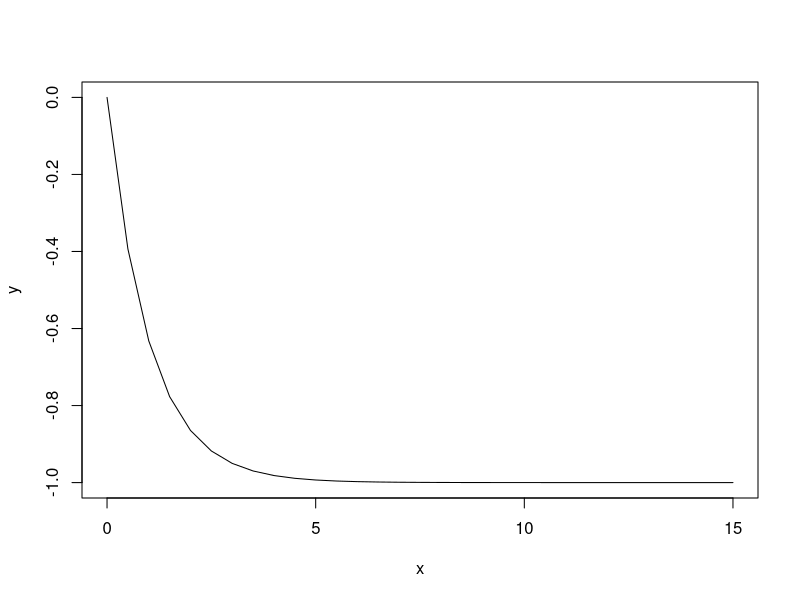

Recreate this plot in R.
## ---- chunk 1
x=seq(0.0,15.0,by=0.5)
y= exp(-x) -1
plot(x,y,"l")
## ---- chunk 2

df=data.frame(Outcome=c("Continuous","Binary or Categorical","Time-to-event"),
              Independant=c("t-test, ANOVA, Linear correlation, Linear regression",
                      "Odds-ratio/relative risks, Chi2 test, Multinomial/Logistic regression",
                      "Kaplan-Meier, Cox regression"),
              Correlated =c("Paired t-test, repeated measures ANOVA, mixed models/GEE modeling","McNemar test,GEE modeling","Frailty model"),
             
              Alternatives=c("When standard assumption is violated, use wilcoxon rank-sum test, wilcoxon sign-rank test, Kruskall-Wallis test, Spearman rank test, correlation coefficient","When standard assumption is violated, use Fisher exact test, McNemar exact test","Time-varying effects"))
knitr::kable(df,caption="Summary of statistical test and analysis")
## ---- chunk 3
df =data.frame(VariablesXY=c("Sick before","Healthy before","Total"),
               SickAfter=c("a","c","a+c"),
               HealthyAfter=c("b","d","b+d"),
               Total= c("a+b","c+d","N"))
knitr::kable(df,caption="Paired contingency table")
## ---- chunk 4
# automatically create a bib database for R packages
knitr::write_bib(c(
  .packages(), 'bookdown', 'knitr', 'rmarkdown'
), 'packages.bib')
